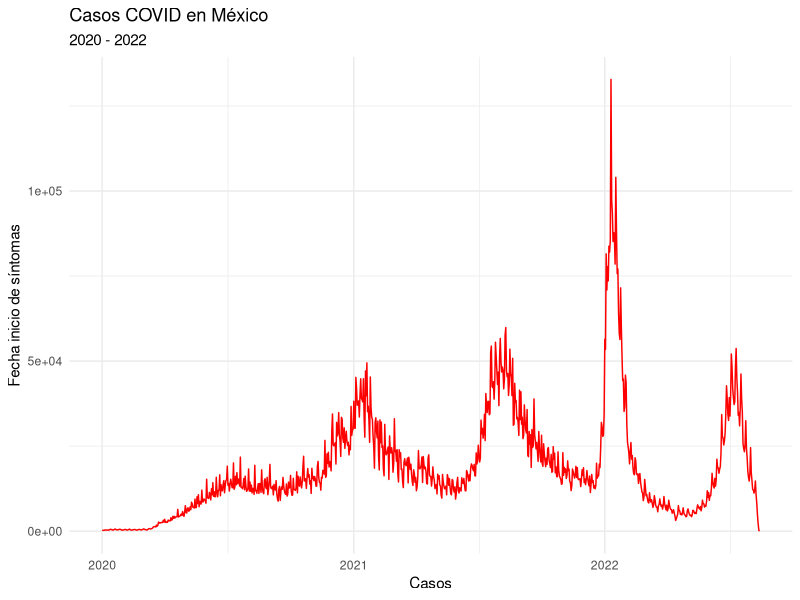

Generate this figure with R:
## ---- chunk 1
# Omitiremos las warnings porque no queremos ensuciar nuestro reporte. Notemos que instalaremos y usaremos dos librerías nuevas.

# Instalamos librerías

#install.packages('kableExtra')

#install.packages('scales')

# Importamos librerías

library(tidyverse)
library(kableExtra)
library(scales)
library(flextable)

# Leemos datos

df <- read_csv('data/casos_covid_agosto_2022.csv')

## ---- chunk 2
tabla <- df %>% 
  arrange(desc(FECHA_SINTOMAS)) %>% 
  head(10)

ft <- flextable(tabla)
ft <- set_header_labels(ft,
                        FECHA_SINTOMAS = 'Fecha de Sintomas',
                        n = 'Casos')
ft <- width(ft, width = 1.2)
ft <- theme_vanilla(ft)

ft

## ---- chunk 3
ggplot(df, aes(x = FECHA_SINTOMAS, y = n))+

  geom_line(color="red")+

  labs(

    title = 'Casos COVID en México',

    subtitle = '2020 - 2022',

    x = 'Casos',

    y = 'Fecha inicio de síntomas'

  ) +

  theme_minimal()
